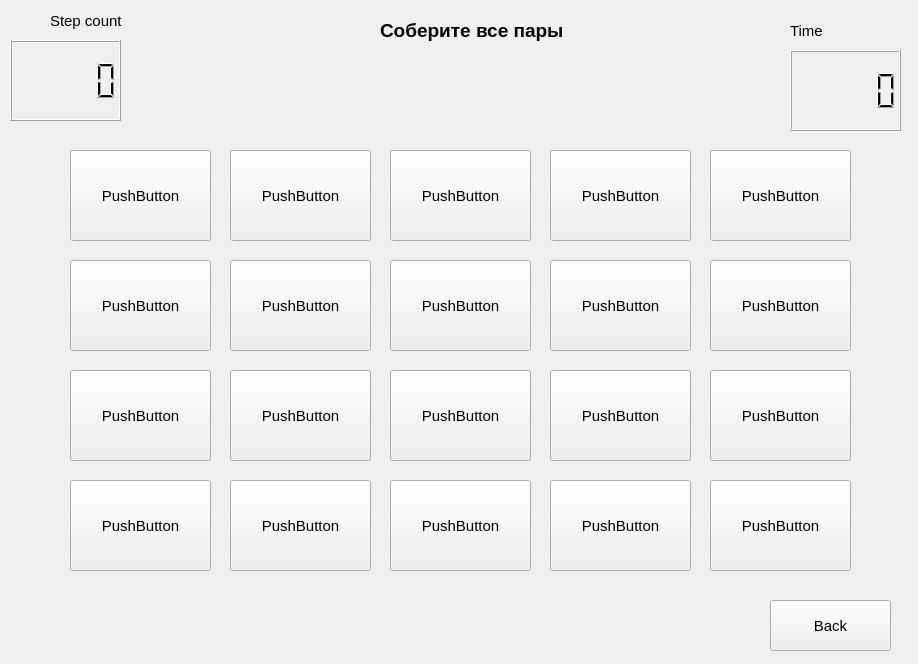
<?xml version="1.0" encoding="UTF-8"?>
<ui version="4.0">
 <class>Form</class>
 <widget class="QWidget" name="Form">
  <property name="geometry">
   <rect>
    <x>0</x>
    <y>0</y>
    <width>918</width>
    <height>664</height>
   </rect>
  </property>
  <property name="font">
   <font>
    <family>Microsoft YaHei UI</family>
    <pointsize>11</pointsize>
   </font>
  </property>
  <property name="windowTitle">
   <string>Form</string>
  </property>
  <widget class="QPushButton" name="btnBack">
   <property name="geometry">
    <rect>
     <x>770</x>
     <y>600</y>
     <width>121</width>
     <height>51</height>
    </rect>
   </property>
   <property name="text">
    <string>Back</string>
   </property>
  </widget>
  <widget class="QLCDNumber" name="lcdTime">
   <property name="geometry">
    <rect>
     <x>790</x>
     <y>50</y>
     <width>111</width>
     <height>81</height>
    </rect>
   </property>
  </widget>
  <widget class="QLCDNumber" name="lcdStepCounter">
   <property name="geometry">
    <rect>
     <x>10</x>
     <y>40</y>
     <width>111</width>
     <height>81</height>
    </rect>
   </property>
  </widget>
  <widget class="QLabel" name="label">
   <property name="geometry">
    <rect>
     <x>380</x>
     <y>10</y>
     <width>241</width>
     <height>41</height>
    </rect>
   </property>
   <property name="font">
    <font>
     <pointsize>14</pointsize>
     <weight>75</weight>
     <bold>true</bold>
    </font>
   </property>
   <property name="text">
    <string>Соберите все пары</string>
   </property>
  </widget>
  <widget class="QLabel" name="label_2">
   <property name="geometry">
    <rect>
     <x>50</x>
     <y>10</y>
     <width>91</width>
     <height>21</height>
    </rect>
   </property>
   <property name="text">
    <string>Step count</string>
   </property>
  </widget>
  <widget class="QLabel" name="label_3">
   <property name="geometry">
    <rect>
     <x>790</x>
     <y>20</y>
     <width>91</width>
     <height>21</height>
    </rect>
   </property>
   <property name="text">
    <string>Time</string>
   </property>
  </widget>
  <widget class="QPushButton" name="btn_1">
   <property name="geometry">
    <rect>
     <x>70</x>
     <y>150</y>
     <width>141</width>
     <height>91</height>
    </rect>
   </property>
   <property name="text">
    <string>PushButton</string>
   </property>
  </widget>
  <widget class="QPushButton" name="btn_2">
   <property name="geometry">
    <rect>
     <x>230</x>
     <y>150</y>
     <width>141</width>
     <height>91</height>
    </rect>
   </property>
   <property name="text">
    <string>PushButton</string>
   </property>
  </widget>
  <widget class="QPushButton" name="btn_3">
   <property name="geometry">
    <rect>
     <x>390</x>
     <y>150</y>
     <width>141</width>
     <height>91</height>
    </rect>
   </property>
   <property name="text">
    <string>PushButton</string>
   </property>
  </widget>
  <widget class="QPushButton" name="btn_4">
   <property name="geometry">
    <rect>
     <x>550</x>
     <y>150</y>
     <width>141</width>
     <height>91</height>
    </rect>
   </property>
   <property name="text">
    <string>PushButton</string>
   </property>
  </widget>
  <widget class="QPushButton" name="btn_5">
   <property name="geometry">
    <rect>
     <x>710</x>
     <y>150</y>
     <width>141</width>
     <height>91</height>
    </rect>
   </property>
   <property name="text">
    <string>PushButton</string>
   </property>
  </widget>
  <widget class="QPushButton" name="btn_6">
   <property name="geometry">
    <rect>
     <x>230</x>
     <y>260</y>
     <width>141</width>
     <height>91</height>
    </rect>
   </property>
   <property name="text">
    <string>PushButton</string>
   </property>
  </widget>
  <widget class="QPushButton" name="btn_7">
   <property name="geometry">
    <rect>
     <x>390</x>
     <y>260</y>
     <width>141</width>
     <height>91</height>
    </rect>
   </property>
   <property name="text">
    <string>PushButton</string>
   </property>
  </widget>
  <widget class="QPushButton" name="btn_8">
   <property name="geometry">
    <rect>
     <x>70</x>
     <y>260</y>
     <width>141</width>
     <height>91</height>
    </rect>
   </property>
   <property name="text">
    <string>PushButton</string>
   </property>
  </widget>
  <widget class="QPushButton" name="btn_9">
   <property name="geometry">
    <rect>
     <x>710</x>
     <y>260</y>
     <width>141</width>
     <height>91</height>
    </rect>
   </property>
   <property name="text">
    <string>PushButton</string>
   </property>
  </widget>
  <widget class="QPushButton" name="btn_10">
   <property name="geometry">
    <rect>
     <x>550</x>
     <y>260</y>
     <width>141</width>
     <height>91</height>
    </rect>
   </property>
   <property name="text">
    <string>PushButton</string>
   </property>
  </widget>
  <widget class="QPushButton" name="btn_11">
   <property name="geometry">
    <rect>
     <x>230</x>
     <y>370</y>
     <width>141</width>
     <height>91</height>
    </rect>
   </property>
   <property name="text">
    <string>PushButton</string>
   </property>
  </widget>
  <widget class="QPushButton" name="btn_12">
   <property name="geometry">
    <rect>
     <x>390</x>
     <y>370</y>
     <width>141</width>
     <height>91</height>
    </rect>
   </property>
   <property name="text">
    <string>PushButton</string>
   </property>
  </widget>
  <widget class="QPushButton" name="btn_13">
   <property name="geometry">
    <rect>
     <x>70</x>
     <y>370</y>
     <width>141</width>
     <height>91</height>
    </rect>
   </property>
   <property name="text">
    <string>PushButton</string>
   </property>
  </widget>
  <widget class="QPushButton" name="btn_14">
   <property name="geometry">
    <rect>
     <x>710</x>
     <y>370</y>
     <width>141</width>
     <height>91</height>
    </rect>
   </property>
   <property name="text">
    <string>PushButton</string>
   </property>
  </widget>
  <widget class="QPushButton" name="btn_15">
   <property name="geometry">
    <rect>
     <x>550</x>
     <y>370</y>
     <width>141</width>
     <height>91</height>
    </rect>
   </property>
   <property name="text">
    <string>PushButton</string>
   </property>
  </widget>
  <widget class="QPushButton" name="btn_16">
   <property name="geometry">
    <rect>
     <x>230</x>
     <y>480</y>
     <width>141</width>
     <height>91</height>
    </rect>
   </property>
   <property name="text">
    <string>PushButton</string>
   </property>
  </widget>
  <widget class="QPushButton" name="btn_17">
   <property name="geometry">
    <rect>
     <x>390</x>
     <y>480</y>
     <width>141</width>
     <height>91</height>
    </rect>
   </property>
   <property name="text">
    <string>PushButton</string>
   </property>
  </widget>
  <widget class="QPushButton" name="btn_18">
   <property name="geometry">
    <rect>
     <x>70</x>
     <y>480</y>
     <width>141</width>
     <height>91</height>
    </rect>
   </property>
   <property name="text">
    <string>PushButton</string>
   </property>
  </widget>
  <widget class="QPushButton" name="btn_19">
   <property name="geometry">
    <rect>
     <x>710</x>
     <y>480</y>
     <width>141</width>
     <height>91</height>
    </rect>
   </property>
   <property name="text">
    <string>PushButton</string>
   </property>
  </widget>
  <widget class="QPushButton" name="btn_20">
   <property name="geometry">
    <rect>
     <x>550</x>
     <y>480</y>
     <width>141</width>
     <height>91</height>
    </rect>
   </property>
   <property name="text">
    <string>PushButton</string>
   </property>
  </widget>
 </widget>
 <resources/>
 <connections/>
</ui>
